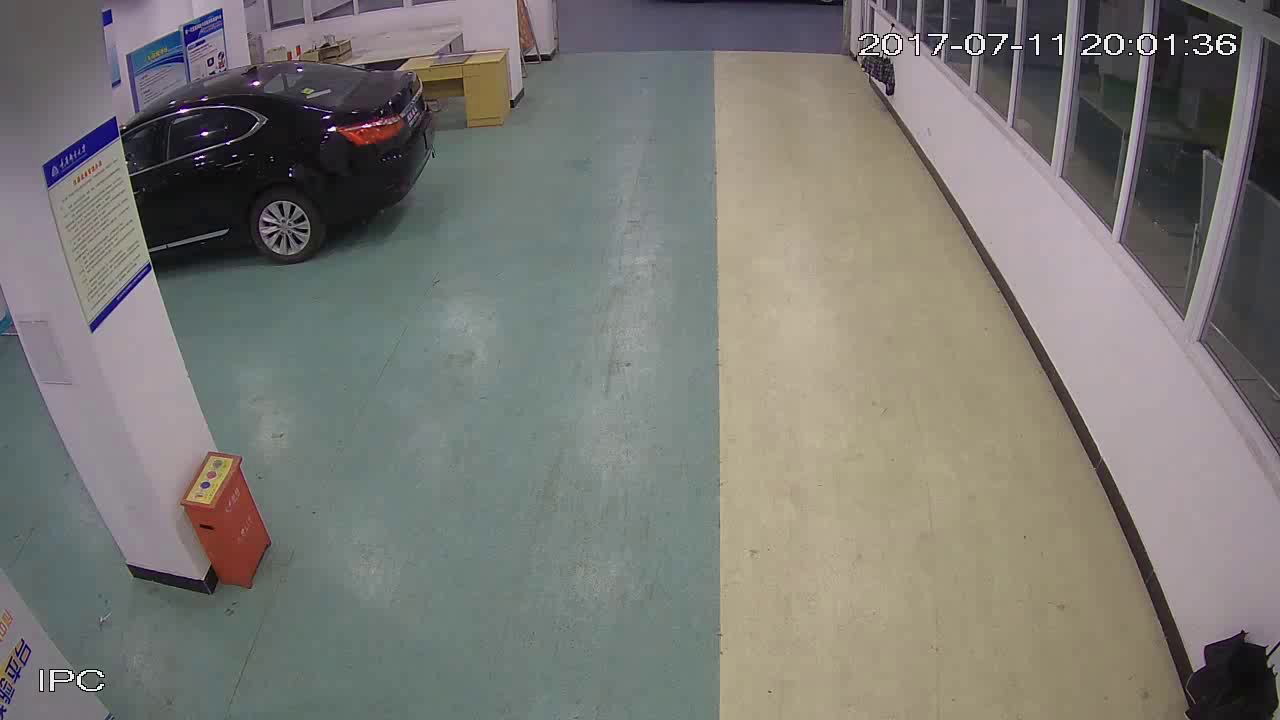
//> input picture frame 0 of Get_3in1_Pic/Get_3in1_Pic/out_1.avi, 1280 x 720 px
$ ./源   (built with g++ and OpenCV 4)
//> lines starting //> are read from the running program, lines starting //| are printed output that depends on the picture; after the words box and inside, x2 and y2 are one past the last pixel; in counts of white or black regions, pixels touching at a corner belong together; pictures that were not available may be replaced by others from this repository, and a replacement may not be noted
#include <opencv2\opencv.hpp>
#include <imgproc\imgproc.hpp>
using namespace cv;

Mat frame_traget(100, 150, CV_8UC3,Scalar(255,255,255));

// [97 lines left out: function on_MouseHandle, not called in this run]

Mat jiaozheng(Mat image)
{
	Size image_size = image.size();
	//畸变校正矩阵3*3 [fx,0,cx;0,fy,cy;0,0,1]
	float intrinsic[3][3] = { 878.66998, 0, 640.45135, 0, 881.11673, 382.92259, 0, 0, 1 };
	float distortion[1][5] = { -0.36996, 0.10612, -0.00733, 0.01104, 0 };
	Mat intrinsic_matrix = Mat(3, 3, CV_32FC1, intrinsic);
	Mat distortion_coeffs = Mat(1, 5, CV_32FC1, distortion);
	Mat R = Mat::eye(3, 3, CV_32F);
	Mat mapx = Mat(image_size, CV_32FC1);
	Mat mapy = Mat(image_size, CV_32FC1);
	initUndistortRectifyMap(intrinsic_matrix, distortion_coeffs, R, intrinsic_matrix, image_size, CV_32FC1, mapx, mapy);
	Mat t = image.clone();
	cv::remap(image, t, mapx, mapy, INTER_LINEAR);
	return t;
}


Mat PerspectiveTransformation_1(Mat not_a_rect_photo)
{

	vector<Point> not_a_rect_shape;
	not_a_rect_shape.push_back(Point(556 / 4, 37 / 4));
	not_a_rect_shape.push_back(Point(860 / 4, 35 / 4));
	not_a_rect_shape.push_back(Point(249 / 4, 589 / 4));
	not_a_rect_shape.push_back(Point(1232 / 4, 626 / 4));

	cv::Point2f src_vertices[4];
	src_vertices[0] = not_a_rect_shape[0];
	src_vertices[1] = not_a_rect_shape[1];
	src_vertices[2] = not_a_rect_shape[2];
	src_vertices[3] = not_a_rect_shape[3];

	Point2f dst_vertices[4];
	dst_vertices[0] = Point(100, 0);
	dst_vertices[1] = Point(100, 40);
	dst_vertices[2] = Point(0, 0);
	dst_vertices[3] = Point(0, 40);
	Mat warpMatrix = getPerspectiveTransform(src_vertices, dst_vertices);
	cv::Mat rotated;
	warpPerspective(not_a_rect_photo, rotated, warpMatrix, rotated.size(), INTER_LINEAR, BORDER_CONSTANT);
	Mat roi_rotated = rotated(Range(0, 40), Range(0, 100));
	return roi_rotated;
}

Mat PerspectiveTransformation_2(Mat not_a_rect_photo)
{

	vector<Point> not_a_rect_shape;
	not_a_rect_shape.push_back(Point(499 / 4, 101 / 4));
	not_a_rect_shape.push_back(Point(734 / 4, 107 / 4));
	not_a_rect_shape.push_back(Point(384 / 4, 384 / 4));
	not_a_rect_shape.push_back(Point(849 / 4, 381 / 4));

	cv::Point2f src_vertices[4];
	src_vertices[0] = not_a_rect_shape[0];
	src_vertices[1] = not_a_rect_shape[1];
	src_vertices[2] = not_a_rect_shape[2];
	src_vertices[3] = not_a_rect_shape[3];

	Point2f dst_vertices[4];
	dst_vertices[0] = Point(0, 0);
	dst_vertices[1] = Point(30, 0);
	dst_vertices[2] = Point(0, 60);
	dst_vertices[3] = Point(30, 60);
	Mat warpMatrix = getPerspectiveTransform(src_vertices, dst_vertices);
	cv::Mat rotated;
	warpPerspective(not_a_rect_photo, rotated, warpMatrix, rotated.size(), INTER_LINEAR, BORDER_CONSTANT);
	Mat roi_rotated = rotated(Range(0, 60), Range(0, 30));
	return roi_rotated;
}

Mat PerspectiveTransformation_3(Mat not_a_rect_photo)
{

	vector<Point> not_a_rect_shape;
	not_a_rect_shape.push_back(Point(516 / 4, 73 / 4));
	not_a_rect_shape.push_back(Point(802 / 4, 77 / 4));
	not_a_rect_shape.push_back(Point(347 / 4, 388 / 4));
	not_a_rect_shape.push_back(Point(1000 / 4, 388 / 4));

	cv::Point2f src_vertices[4];
	src_vertices[0] = not_a_rect_shape[0];
	src_vertices[1] = not_a_rect_shape[1];
	src_vertices[2] = not_a_rect_shape[2];
	src_vertices[3] = not_a_rect_shape[3];

	Point2f dst_vertices[4];
	dst_vertices[0] = Point(50, 0);
	dst_vertices[1] = Point(50, 40);
	dst_vertices[2] = Point(0, 0);
	dst_vertices[3] = Point(0, 40);
	Mat warpMatrix = getPerspectiveTransform(src_vertices, dst_vertices);
	cv::Mat rotated;
	warpPerspective(not_a_rect_photo, rotated, warpMatrix, rotated.size(), INTER_LINEAR, BORDER_CONSTANT);
	Mat roi_rotated = rotated(Range(0, 40), Range(0, 50));
	return roi_rotated;
}


int main()
{

	VideoCapture capture_1("out_1.avi");
	VideoCapture capture_2("out_2.avi");
	VideoCapture capture_3("out_4.avi");

	Mat frame_1;
	Mat frame_2;
	Mat frame_3;

	Mat RoI_1(frame_traget, Rect(50, 60, 100, 40));
	Mat RoI_2(frame_traget, Rect(0, 0, 30, 60));
	Mat RoI_3(frame_traget, Rect(0, 60, 50, 40));

	while (1)
	{
		capture_1 >> frame_1;
//> frame_1 is the input picture: 720 rows x 1280 cols, CV_8UC3; mean B, G, R 116.6, 121.2, 122.7
		capture_2 >> frame_2;
		capture_3 >> frame_3;

		if (frame_1.empty() || frame_2.empty() || frame_3.empty())
		{
			break;
		}


		frame_1 = jiaozheng(frame_1);
//> in jiaozheng, `cv::remap(image, t, mapx, mapy, INTER_LINEAR);`:
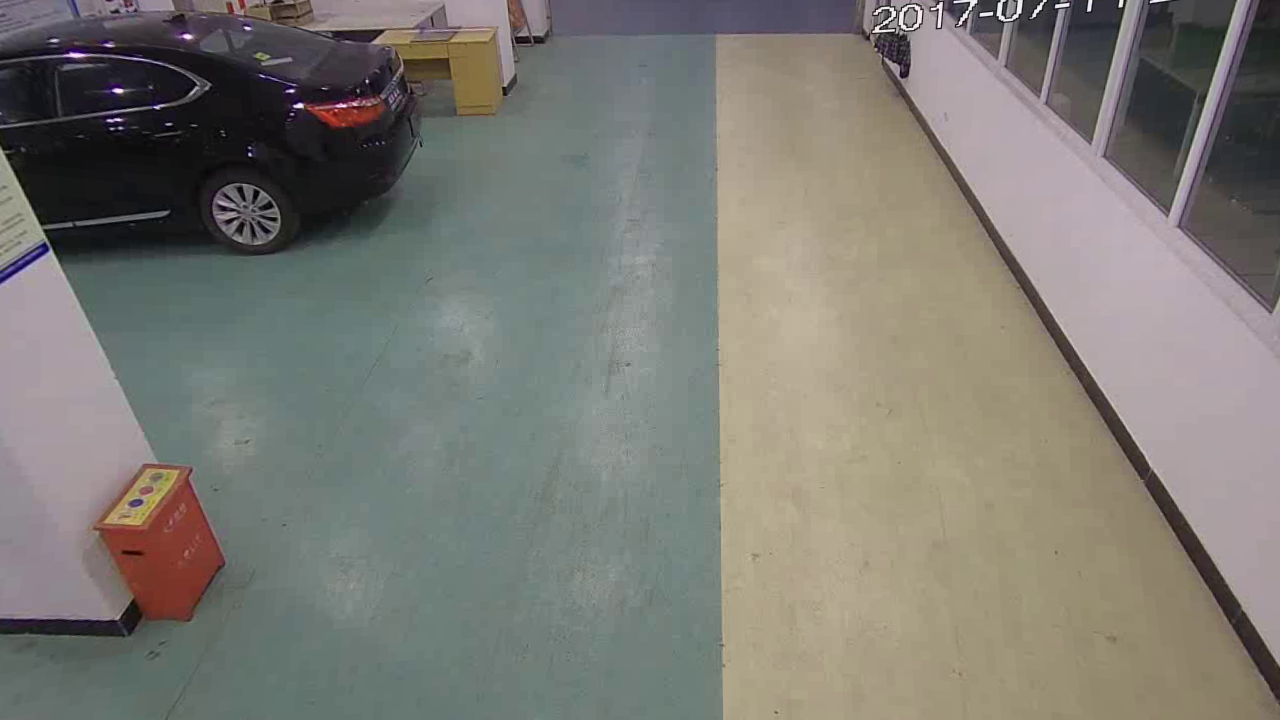
//> t: 720 rows x 1280 cols, CV_8UC3; mean B, G, R 115.9, 122.4, 124.1
		pyrDown(frame_1, frame_1);
//> frame_1: 360 rows x 640 cols, CV_8UC3
		pyrDown(frame_1, frame_1);
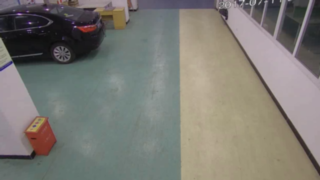
//> frame_1: 180 rows x 320 cols, CV_8UC3; mean B, G, R 116, 122.4, 124.1
		frame_1 = PerspectiveTransformation_1(frame_1);

		frame_2 = jiaozheng(frame_2);
		pyrDown(frame_2, frame_2);
		pyrDown(frame_2, frame_2);
		frame_2 = PerspectiveTransformation_2(frame_2);
//> in PerspectiveTransformation_2, `warpPerspective(not_a_rect_photo, rotated, warpMatrix, rotated.size(),..`:
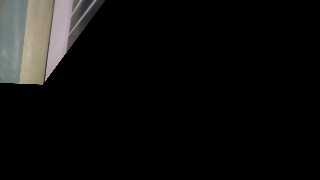
//> rotated: 180 rows x 320 cols, CV_8UC3; mean B, G, R 14, 14.7, 15.1

		frame_3 = jiaozheng(frame_3);
		pyrDown(frame_3, frame_3);
		pyrDown(frame_3, frame_3);
		frame_3 = PerspectiveTransformation_3(frame_3);
//> in PerspectiveTransformation_3, `warpPerspective(not_a_rect_photo, rotated, warpMatrix, rotated.size(),..`:
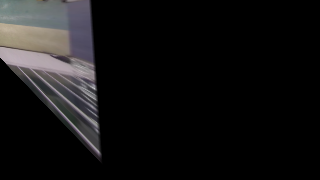
//> rotated: 180 rows x 320 cols, CV_8UC3; mean B, G, R 19.6, 19.3, 20
//> in PerspectiveTransformation_3, `Mat roi_rotated = rotated(Range(0, 40), Range(0, 50));`:
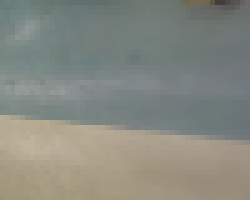
//> roi_rotated: 40 rows x 50 cols, CV_8UC3 (shown 5 times larger); mean B, G, R 128.8, 137.3, 134.9

		frame_1.copyTo(RoI_1);
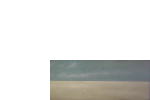
//> frame_traget: 100 rows x 150 cols, CV_8UC3; mean B, G, R 220.6, 223.3, 223.3
		frame_2.copyTo(RoI_2);
		frame_3.copyTo(RoI_3);
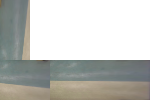
//> frame_traget: 100 rows x 150 cols, CV_8UC3; mean B, G, R 188.8, 193.2, 192.1

		frame_traget.at<Vec3b>(0, 149) = (0,0,0);
//> frame_traget: 100 rows x 150 cols, CV_8UC3; 1 pixels changed, all inside (x1, y1, x2, y2) = (149, 0, 150, 1)
		// [5 lines of commented-out code are left out]
		imshow("鸟瞰图", frame_traget);

		setMouseCallback("鸟瞰图", on_MouseHandle);

		waitKey(50);
		// [6 lines of commented-out code are left out]
	}

	return 0;
}
